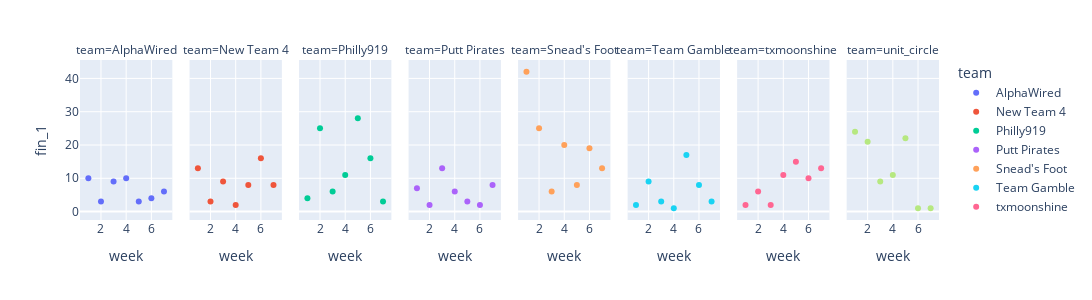

Notebook cell for this chart:
### Code cell
# best finisher of week by team

graph = pd.DataFrame(df[['team','week','fin_1']].groupby(['team','week'],as_index=False).min())
px.scatter(graph,
          x='week',
          y='fin_1',
          color='team',
          facet_col='team',
          width=1300,
          height=300)

### Figure 1 — Plotly figure (JSON) as saved in the notebook; plotly's stock layout.template omitted (floating-point values rounded to 4 significant figures)
{"data": [{"hovertemplate": "team=AlphaWired<br>week=%{x}<br>fin_1=%{y}<extra></extra>", "legendgroup": "AlphaWired", "marker": {"color": "#636efa", "symbol": "circle"}, "mode": "markers", "name": "AlphaWired", "orientation": "v", "showlegend": true, "type": "scatter", "x": [1, 2, 3, 4, 5, 6, 7], "xaxis": "x", "y": [10, 3, 9, 10, 3, 4, 6], "yaxis": "y"}, {"hovertemplate": "team=New Team 4<br>week=%{x}<br>fin_1=%{y}<extra></extra>", "legendgroup": "New Team 4", "marker": {"color": "#EF553B", "symbol": "circle"}, "mode": "markers", "name": "New Team 4", "orientation": "v", "showlegend": true, "type": "scatter", "x": [1, 2, 3, 4, 5, 6, 7], "xaxis": "x2", "y": [13, 3, 9, 2, 8, 16, 8], "yaxis": "y2"}, {"hovertemplate": "team=Philly919<br>week=%{x}<br>fin_1=%{y}<extra></extra>", "legendgroup": "Philly919", "marker": {"color": "#00cc96", "symbol": "circle"}, "mode": "markers", "name": "Philly919", "orientation": "v", "showlegend": true, "type": "scatter", "x": [1, 2, 3, 4, 5, 6, 7], "xaxis": "x3", "y": [4, 25, 6, 11, 28, 16, 3], "yaxis": "y3"}, {"hovertemplate": "team=Putt Pirates<br>week=%{x}<br>fin_1=%{y}<extra></extra>", "legendgroup": "Putt Pirates", "marker": {"color": "#ab63fa", "symbol": "circle"}, "mode": "markers", "name": "Putt Pirates", "orientation": "v", "showlegend": true, "type": "scatter", "x": [1, 2, 3, 4, 5, 6, 7], "xaxis": "x4", "y": [7, 2, 13, 6, 3, 2, 8], "yaxis": "y4"}, {"hovertemplate": "team=Snead's Foot<br>week=%{x}<br>fin_1=%{y}<extra></extra>", "legendgroup": "Snead's Foot", "marker": {"color": "#FFA15A", "symbol": "circle"}, "mode": "markers", "name": "Snead's Foot", "orientation": "v", "showlegend": true, "type": "scatter", "x": [1, 2, 3, 4, 5, 6, 7], "xaxis": "x5", "y": [42, 25, 6, 20, 8, 19, 13], "yaxis": "y5"}, {"hovertemplate": "team=Team Gamble<br>week=%{x}<br>fin_1=%{y}<extra></extra>", "legendgroup": "Team Gamble", "marker": {"color": "#19d3f3", "symbol": "circle"}, "mode": "markers", "name": "Team Gamble", "orientation": "v", "showlegend": true, "type": "scatter", "x": [1, 2, 3, 4, 5, 6, 7], "xaxis": "x6", "y": [2, 9, 3, 1, 17, 8, 3], "yaxis": "y6"}, {"hovertemplate": "team=txmoonshine<br>week=%{x}<br>fin_1=%{y}<extra></extra>", "legendgroup": "txmoonshine", "marker": {"color": "#FF6692", "symbol": "circle"}, "mode": "markers", "name": "txmoonshine", "orientation": "v", "showlegend": true, "type": "scatter", "x": [1, 2, 3, 4, 5, 6, 7], "xaxis": "x7", "y": [2, 6, 2, 11, 15, 10, 13], "yaxis": "y7"}, {"hovertemplate": "team=unit_circle<br>week=%{x}<br>fin_1=%{y}<extra></extra>", "legendgroup": "unit_circle", "marker": {"color": "#B6E880", "symbol": "circle"}, "mode": "markers", "name": "unit_circle", "orientation": "v", "showlegend": true, "type": "scatter", "x": [1, 2, 3, 4, 5, 6, 7], "xaxis": "x8", "y": [24, 21, 9, 11, 22, 1, 1], "yaxis": "y8"}], "layout": {"annotations": [{"font": {}, "showarrow": false, "text": "team=AlphaWired", "x": 0.05375, "xanchor": "center", "xref": "paper", "y": 1, "yanchor": "bottom", "yref": "paper"}, {"font": {}, "showarrow": false, "text": "team=New Team 4", "x": 0.1812, "xanchor": "center", "xref": "paper", "y": 1, "yanchor": "bottom", "yref": "paper"}, {"font": {}, "showarrow": false, "text": "team=Philly919", "x": 0.3087, "xanchor": "center", "xref": "paper", "y": 1, "yanchor": "bottom", "yref": "paper"}, {"font": {}, "showarrow": false, "text": "team=Putt Pirates", "x": 0.4363, "xanchor": "center", "xref": "paper", "y": 1, "yanchor": "bottom", "yref": "paper"}, {"font": {}, "showarrow": false, "text": "team=Snead's Foot", "x": 0.5637, "xanchor": "center", "xref": "paper", "y": 1, "yanchor": "bottom", "yref": "paper"}, {"font": {}, "showarrow": false, "text": "team=Team Gamble", "x": 0.6912, "xanchor": "center", "xref": "paper", "y": 1, "yanchor": "bottom", "yref": "paper"}, {"font": {}, "showarrow": false, "text": "team=txmoonshine", "x": 0.8188, "xanchor": "center", "xref": "paper", "y": 1, "yanchor": "bottom", "yref": "paper"}, {"font": {}, "showarrow": false, "text": "team=unit_circle", "x": 0.9463, "xanchor": "center", "xref": "paper", "y": 1, "yanchor": "bottom", "yref": "paper"}], "height": 300, "legend": {"title": {"text": "team"}, "tracegroupgap": 0}, "margin": {"t": 60}, "width": 1300, "xaxis": {"anchor": "y", "domain": [0, 0.1075], "title": {"text": "week"}}, "xaxis2": {"anchor": "y2", "domain": [0.1275, 0.235], "matches": "x", "title": {"text": "week"}}, "xaxis3": {"anchor": "y3", "domain": [0.255, 0.3625], "matches": "x", "title": {"text": "week"}}, "xaxis4": {"anchor": "y4", "domain": [0.3825, 0.49], "matches": "x", "title": {"text": "week"}}, "xaxis5": {"anchor": "y5", "domain": [0.51, 0.6175], "matches": "x", "title": {"text": "week"}}, "xaxis6": {"anchor": "y6", "domain": [0.6375, 0.745], "matches": "x", "title": {"text": "week"}}, "xaxis7": {"anchor": "y7", "domain": [0.765, 0.8725], "matches": "x", "title": {"text": "week"}}, "xaxis8": {"anchor": "y8", "domain": [0.8925, 1], "matches": "x", "title": {"text": "week"}}, "yaxis": {"anchor": "x", "domain": [0, 1], "title": {"text": "fin_1"}}, "yaxis2": {"anchor": "x2", "domain": [0, 1], "matches": "y", "showticklabels": false}, "yaxis3": {"anchor": "x3", "domain": [0, 1], "matches": "y", "showticklabels": false}, "yaxis4": {"anchor": "x4", "domain": [0, 1], "matches": "y", "showticklabels": false}, "yaxis5": {"anchor": "x5", "domain": [0, 1], "matches": "y", "showticklabels": false}, "yaxis6": {"anchor": "x6", "domain": [0, 1], "matches": "y", "showticklabels": false}, "yaxis7": {"anchor": "x7", "domain": [0, 1], "matches": "y", "showticklabels": false}, "yaxis8": {"anchor": "x8", "domain": [0, 1], "matches": "y", "showticklabels": false}}}
